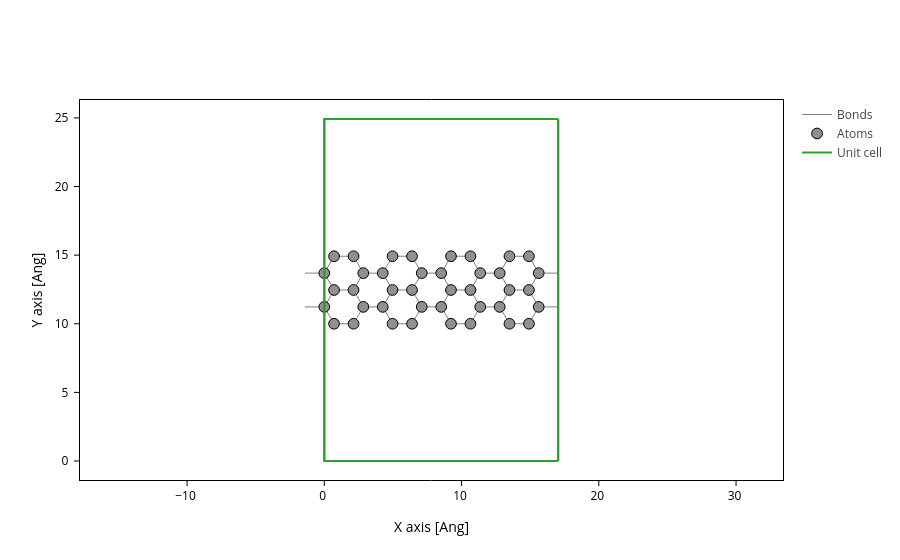

The notebook cell saved with this chart:
### Code cell
HAM.geometry.plot(axes='xy')

### Figure 1 — Plotly figure (JSON) as saved in the notebook; plotly's stock layout.template omitted (floating-point values rounded to 4 significant figures; data arrays with more than 128 entries replaced by an {"elided": "..."} marker saying what was removed)
{"data": [{"line": {"color": "gray", "width": 1}, "meta": {}, "mode": "lines", "name": "Bonds", "opacity": 1, "type": "scatter", "x": {"elided": "1134 float values"}, "y": {"elided": "1134 float values"}}, {"marker": {"color": "#909090", "line": {"color": "black", "width": 1}, "opacity": 1, "size": 10.72}, "meta": {}, "mode": "markers", "name": "Atoms", "opacity": 1, "type": "scatter", "x": [0.0, 0.0, 0.71, 0.71, 0.71, 2.13, 2.13, 2.13, 2.84, 2.84, 4.26, 4.26, 4.97, 4.97, 4.97, 6.39, 6.39, 6.39, 7.1, 7.1, 8.52, 8.52, 9.23, 9.23, 9.23, 10.65, 10.65, 10.65, 11.36, 11.36, 12.78, 12.78, 13.49, 13.49, 13.49, 14.91, 14.91, 14.91, 15.62, 15.62], "y": [11.23, 13.69, 10.0, 12.46, 14.92, 10.0, 12.46, 14.92, 11.23, 13.69, 11.23, 13.69, 10.0, 12.46, 14.92, 10.0, 12.46, 14.92, 11.23, 13.69, 11.23, 13.69, 10.0, 12.46, 14.92, 10.0, 12.46, 14.92, 11.23, 13.69, 11.23, 13.69, 10.0, 12.46, 14.92, 10.0, 12.46, 14.92, 11.23, 13.69]}, {"meta": {}, "mode": "lines", "name": "Unit cell", "type": "scatter", "x": [0.0, 0.0, 17.04, 17.04, 0.0, 0.0, NaN, 0.0, 0.0, 0.0, 17.04, 17.04, 0.0, NaN, 17.04, 17.04, NaN, 17.04, 17.04], "y": [0.0, 24.92, 24.92, 24.92, 24.92, 24.92, NaN, 24.92, 0.0, 0.0, 0.0, 0.0, 0.0, NaN, 24.92, 0.0, NaN, 24.92, 0.0]}], "layout": {"scene": {"aspectmode": "data", "xaxis": {"title": {"text": "X axis [Ang]"}}, "yaxis": {"title": {"text": "Y axis [Ang]"}}}, "xaxis": {"scaleanchor": "y", "scaleratio": 1, "title": {"text": "X axis [Ang]"}}, "yaxis": {"title": {"text": "Y axis [Ang]"}}}}
